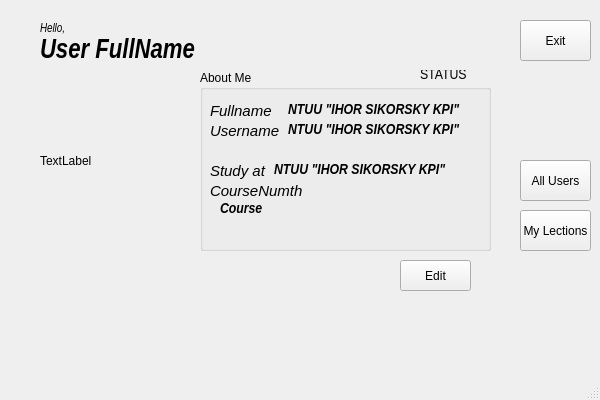
<?xml version="1.0" encoding="UTF-8"?>
<ui version="4.0">
 <class>UserWindow</class>
 <widget class="QMainWindow" name="UserWindow">
  <property name="geometry">
   <rect>
    <x>0</x>
    <y>0</y>
    <width>600</width>
    <height>400</height>
   </rect>
  </property>
  <property name="minimumSize">
   <size>
    <width>600</width>
    <height>400</height>
   </size>
  </property>
  <property name="maximumSize">
   <size>
    <width>600</width>
    <height>400</height>
   </size>
  </property>
  <property name="windowTitle">
   <string>MainWindow</string>
  </property>
  <widget class="QWidget" name="centralwidget">
   <widget class="QLabel" name="label">
    <property name="geometry">
     <rect>
      <x>40</x>
      <y>20</y>
      <width>41</width>
      <height>17</height>
     </rect>
    </property>
    <property name="font">
     <font>
      <family>Liberation Sans Narrow</family>
      <italic>true</italic>
     </font>
    </property>
    <property name="text">
     <string>Hello,</string>
    </property>
   </widget>
   <widget class="QLabel" name="label_2">
    <property name="geometry">
     <rect>
      <x>40</x>
      <y>30</y>
      <width>211</width>
      <height>41</height>
     </rect>
    </property>
    <property name="font">
     <font>
      <family>Liberation Sans Narrow</family>
      <pointsize>20</pointsize>
      <weight>75</weight>
      <italic>true</italic>
      <bold>true</bold>
     </font>
    </property>
    <property name="text">
     <string>User FullName</string>
    </property>
   </widget>
   <widget class="QPushButton" name="editInfo">
    <property name="geometry">
     <rect>
      <x>400</x>
      <y>260</y>
      <width>71</width>
      <height>31</height>
     </rect>
    </property>
    <property name="font">
     <font>
      <pointsize>9</pointsize>
     </font>
    </property>
    <property name="text">
     <string>Edit</string>
    </property>
   </widget>
   <widget class="QPushButton" name="exit">
    <property name="geometry">
     <rect>
      <x>520</x>
      <y>20</y>
      <width>71</width>
      <height>41</height>
     </rect>
    </property>
    <property name="font">
     <font>
      <pointsize>9</pointsize>
     </font>
    </property>
    <property name="text">
     <string>Exit</string>
    </property>
   </widget>
   <widget class="QGroupBox" name="groupBox">
    <property name="geometry">
     <rect>
      <x>200</x>
      <y>70</y>
      <width>291</width>
      <height>181</height>
     </rect>
    </property>
    <property name="title">
     <string>About Me</string>
    </property>
    <widget class="QWidget" name="layoutWidget">
     <property name="geometry">
      <rect>
       <x>10</x>
       <y>50</y>
       <width>250</width>
       <height>21</height>
      </rect>
     </property>
     <layout class="QHBoxLayout" name="horizontalLayout_2">
      <item>
       <widget class="QLabel" name="label_6">
        <property name="font">
         <font>
          <family>Liberation Sans</family>
          <pointsize>11</pointsize>
          <weight>50</weight>
          <italic>true</italic>
          <bold>false</bold>
         </font>
        </property>
        <property name="text">
         <string>Username</string>
        </property>
       </widget>
      </item>
      <item>
       <widget class="QLabel" name="USERNAME">
        <property name="font">
         <font>
          <family>Liberation Sans Narrow</family>
          <pointsize>11</pointsize>
          <weight>75</weight>
          <italic>true</italic>
          <bold>true</bold>
         </font>
        </property>
        <property name="text">
         <string>NTUU &quot;IHOR SIKORSKY KPI&quot;</string>
        </property>
       </widget>
      </item>
     </layout>
    </widget>
    <widget class="QWidget" name="layoutWidget_2">
     <property name="geometry">
      <rect>
       <x>10</x>
       <y>30</y>
       <width>250</width>
       <height>21</height>
      </rect>
     </property>
     <layout class="QHBoxLayout" name="horizontalLayout_3">
      <item>
       <widget class="QLabel" name="label_8">
        <property name="font">
         <font>
          <family>Liberation Sans</family>
          <pointsize>11</pointsize>
          <weight>50</weight>
          <italic>true</italic>
          <bold>false</bold>
         </font>
        </property>
        <property name="text">
         <string>Fullname</string>
        </property>
       </widget>
      </item>
      <item>
       <widget class="QLabel" name="fullname">
        <property name="font">
         <font>
          <family>Liberation Sans Narrow</family>
          <pointsize>11</pointsize>
          <weight>75</weight>
          <italic>true</italic>
          <bold>true</bold>
         </font>
        </property>
        <property name="text">
         <string>NTUU &quot;IHOR SIKORSKY KPI&quot;</string>
        </property>
       </widget>
      </item>
     </layout>
    </widget>
    <widget class="QWidget" name="layoutWidget_4">
     <property name="geometry">
      <rect>
       <x>10</x>
       <y>110</y>
       <width>260</width>
       <height>21</height>
      </rect>
     </property>
     <layout class="QHBoxLayout" name="horizontalLayout_5">
      <item>
       <widget class="QLabel" name="courseNum">
        <property name="font">
         <font>
          <family>Liberation Sans</family>
          <pointsize>11</pointsize>
          <weight>50</weight>
          <italic>true</italic>
          <bold>false</bold>
         </font>
        </property>
        <property name="text">
         <string>CourseNumth</string>
        </property>
       </widget>
      </item>
     </layout>
    </widget>
    <widget class="QLabel" name="status">
     <property name="geometry">
      <rect>
       <x>220</x>
       <y>-10</y>
       <width>71</width>
       <height>31</height>
      </rect>
     </property>
     <property name="font">
      <font>
       <family>Liberation Sans Narrow</family>
       <pointsize>11</pointsize>
       <weight>50</weight>
       <italic>false</italic>
       <bold>false</bold>
      </font>
     </property>
     <property name="text">
      <string>STATUS</string>
     </property>
    </widget>
    <widget class="QWidget" name="layoutWidget">
     <property name="geometry">
      <rect>
       <x>10</x>
       <y>90</y>
       <width>236</width>
       <height>21</height>
      </rect>
     </property>
     <layout class="QHBoxLayout" name="horizontalLayout">
      <item>
       <widget class="QLabel" name="study">
        <property name="font">
         <font>
          <family>Liberation Sans</family>
          <pointsize>11</pointsize>
          <weight>50</weight>
          <italic>true</italic>
          <bold>false</bold>
         </font>
        </property>
        <property name="text">
         <string>Study at</string>
        </property>
       </widget>
      </item>
      <item>
       <widget class="QLabel" name="label_3">
        <property name="font">
         <font>
          <family>Liberation Sans Narrow</family>
          <pointsize>11</pointsize>
          <weight>75</weight>
          <italic>true</italic>
          <bold>true</bold>
         </font>
        </property>
        <property name="text">
         <string>NTUU &quot;IHOR SIKORSKY KPI&quot;</string>
        </property>
       </widget>
      </item>
     </layout>
    </widget>
    <widget class="QLabel" name="label_13">
     <property name="geometry">
      <rect>
       <x>20</x>
       <y>130</y>
       <width>126</width>
       <height>19</height>
      </rect>
     </property>
     <property name="font">
      <font>
       <family>Liberation Sans Narrow</family>
       <pointsize>11</pointsize>
       <weight>75</weight>
       <italic>true</italic>
       <bold>true</bold>
      </font>
     </property>
     <property name="text">
      <string>Course</string>
     </property>
    </widget>
   </widget>
   <widget class="QPushButton" name="meLections">
    <property name="geometry">
     <rect>
      <x>520</x>
      <y>210</y>
      <width>71</width>
      <height>41</height>
     </rect>
    </property>
    <property name="font">
     <font>
      <pointsize>9</pointsize>
     </font>
    </property>
    <property name="text">
     <string>My Lections</string>
    </property>
   </widget>
   <widget class="QLabel" name="label_pic">
    <property name="geometry">
     <rect>
      <x>40</x>
      <y>70</y>
      <width>141</width>
      <height>181</height>
     </rect>
    </property>
    <property name="text">
     <string>TextLabel</string>
    </property>
   </widget>
   <widget class="QPushButton" name="exit_2">
    <property name="geometry">
     <rect>
      <x>520</x>
      <y>160</y>
      <width>71</width>
      <height>41</height>
     </rect>
    </property>
    <property name="font">
     <font>
      <pointsize>9</pointsize>
     </font>
    </property>
    <property name="text">
     <string>All Users</string>
    </property>
   </widget>
  </widget>
  <widget class="QMenuBar" name="menubar">
   <property name="geometry">
    <rect>
     <x>0</x>
     <y>0</y>
     <width>600</width>
     <height>22</height>
    </rect>
   </property>
  </widget>
  <widget class="QStatusBar" name="statusbar"/>
 </widget>
 <resources/>
 <connections/>
</ui>
